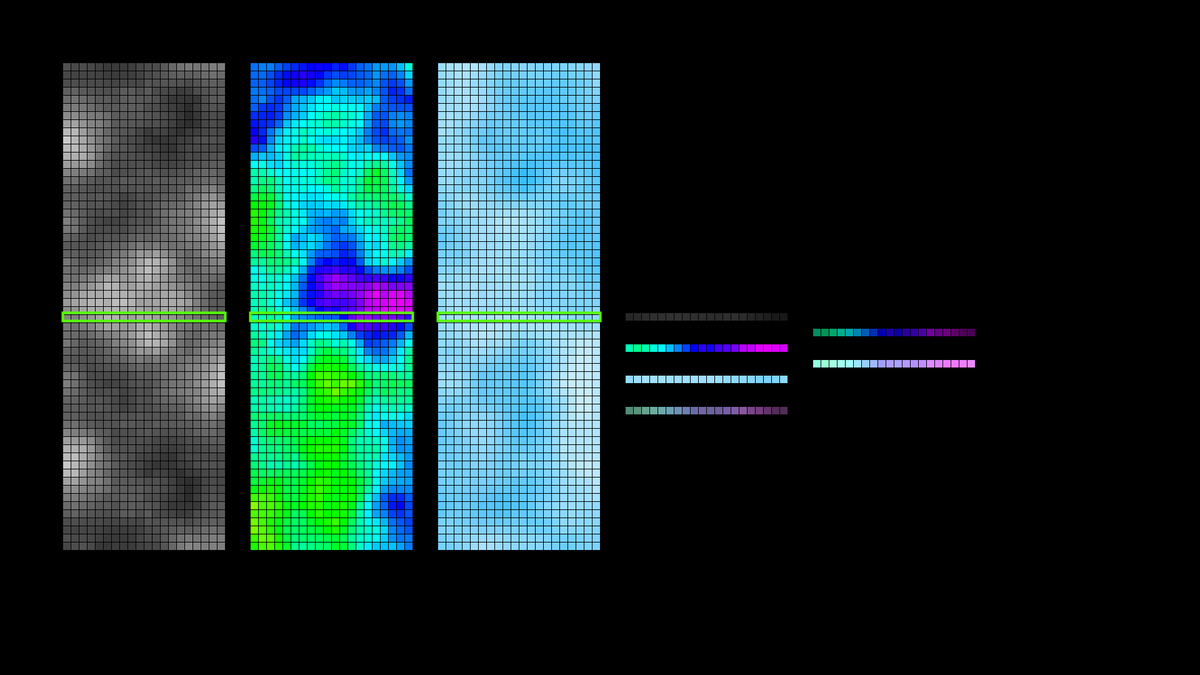
Frame 1 (no input)
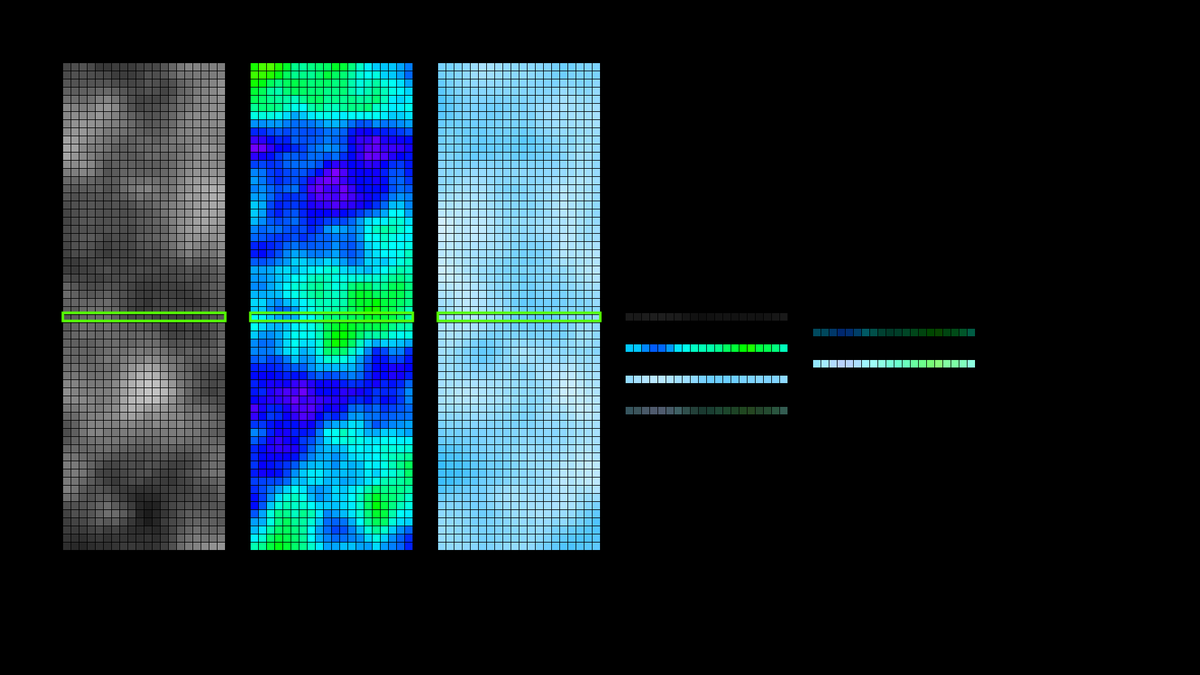
Frame 60 (the mouse pressed at the canvas centre just before this capture)
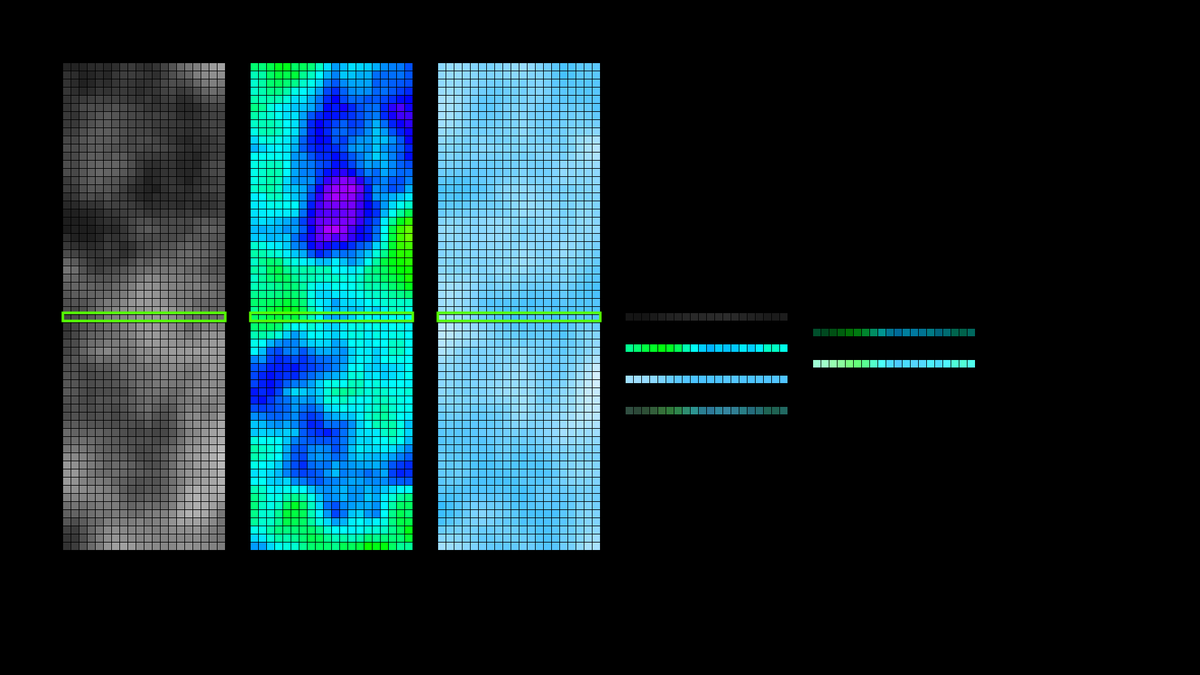
Frame 120 (the mouse held since frame 60 and released just before this capture)

The Processing sketch that drew these frames (run headless with seeded random() and noise(); from frame 60 on, the mouse is pressed at the canvas centre):

// Processing sketch: noise_2d_explanation_HSB_limited
// ── noise_2d_explanation_HSB_limited.pde
  float xIndex = 0.0;
  float step = .1;
  int numBoxMargin = 30;
  int numBoxes = numBoxMargin * 2 + 1;
  int numBoxesWide = 20;
  float boxSize = 800 / numBoxes;
  int topMargin1 = 100;
  int leftMargin1 = 100;
  int topMargin2 = 500;
  int leftMargin2 = 400;
  int leftMargin3 = 700;
  int leftMargin4 = 1000;
  int leftMargin5 = 1300;
  float currentRow = 0.0;
  float colorCenter = 200;
  int colorRange = 300;

void setup() {
  size(1920, 1080);   
  colorMode(HSB, 360, 100, 100);
}

void draw() {
  currentRow += step;
  background(0);
  stroke(0);
      strokeWeight(1);

  for (int row = -numBoxMargin; row < numBoxMargin; ++row) {
    for (int col = 0; col < numBoxesWide; ++col) {
      float noiseVal = noise(row * step + currentRow, col * step);
      fill(0,0,noiseVal * 100);
      rect(col * boxSize + leftMargin1, (row + numBoxMargin) * boxSize + topMargin1, boxSize, boxSize);
    }
  }
  
    for (int row = -numBoxMargin; row < numBoxMargin; ++row) {
    for (int col = 0; col < numBoxesWide; ++col) {
      float noiseVal = noise(row * step + currentRow + 50, col * step);
      float hue = (colorCenter - (colorRange / 2) + noiseVal * colorRange + 360) % 360;
      color c = color(hue, 100 , 100);
      fill(c);
      rect(col * boxSize + leftMargin2, (row + numBoxMargin) * boxSize + topMargin1, boxSize, boxSize);
    }
  }
  
     for (int row = -numBoxMargin; row < numBoxMargin; ++row) {
    for (int col = 0; col < numBoxesWide; ++col) {
      float noiseVal = noise(row * step + currentRow + 100, col * step);
      color c = color(colorCenter, 100 * noiseVal, 100);
      fill(c);
      rect(col * boxSize + leftMargin3, (row + numBoxMargin) * boxSize + topMargin1, boxSize, boxSize);
    }
  }
    for (int col = 0; col < numBoxesWide; ++col) {
      float noiseVal = noise(currentRow, col * step);
      fill(noiseVal * 100);
       rect(col * boxSize + leftMargin4, topMargin2, boxSize, boxSize);
    }

        for (int col = 0; col < numBoxesWide; ++col) {
      float noiseVal = noise(currentRow + 50, col * step);
            float hue = (colorCenter - (colorRange / 2) + noiseVal * colorRange + 360) % 360;
            color c = color(hue, 100, 100);
      fill(c);
       rect(col * boxSize + leftMargin4, topMargin2 + 50, boxSize, boxSize);
    }
    
    for (int col = 0; col < numBoxesWide; ++col) {
      float noiseValS = noise(currentRow + 100, col * step);
            color c = color(colorCenter, noiseValS*100, 100);
      fill(c);
       rect(col * boxSize + leftMargin4, topMargin2 + 100, boxSize, boxSize);
    }
    
        for (int col = 0; col < numBoxesWide; ++col) {
      float noiseValH = noise(currentRow + 50, col * step);
      float noiseValS = noise(currentRow + 100, col * step);
      float noiseValB = noise(currentRow, col * step);
                  float hue = (colorCenter - (colorRange / 2) + noiseValH * colorRange + 360) % 360;

            color c = color(hue, noiseValS*100, noiseValB*100);
      fill(c);
       rect(col * boxSize + leftMargin4, topMargin2 + 150, boxSize, boxSize);
    }
    
        for (int col = 0; col < numBoxesWide; ++col) {
      float noiseValH = noise(currentRow + 50, col * step);
      float noiseValB = noise(currentRow, col * step);
                        float hue = (colorCenter - (colorRange / 2) + noiseValH * colorRange + 360) % 360;

            color c = color(hue, 100, noiseValB*100);
      fill(c);
       rect(col * boxSize + leftMargin5, topMargin2 + 25, boxSize, boxSize);
    }
    
        for (int col = 0; col < numBoxesWide; ++col) {
      float noiseValH = noise(currentRow + 50, col * step);
      float noiseValS = noise(currentRow + 100, col * step);
                  float hue = (colorCenter - (colorRange / 2) + noiseValH * colorRange + 360) % 360;
            color c = color(hue, noiseValS*100, 100);
      fill(c);
       rect(col * boxSize + leftMargin5, topMargin2 + 75, boxSize, boxSize);
    }
    stroke(color(100, 100, 100));
    strokeWeight(4);
    fill(0,0);
    //rect(leftMargin2, topMargin2, boxSize * numBoxes, boxSize);
    rect(leftMargin1, topMargin2, boxSize * numBoxesWide, boxSize);
    rect(leftMargin2, topMargin2, boxSize * numBoxesWide, boxSize);
    rect(leftMargin3, topMargin2, boxSize * numBoxesWide, boxSize);

    
    delay(50);
}  
